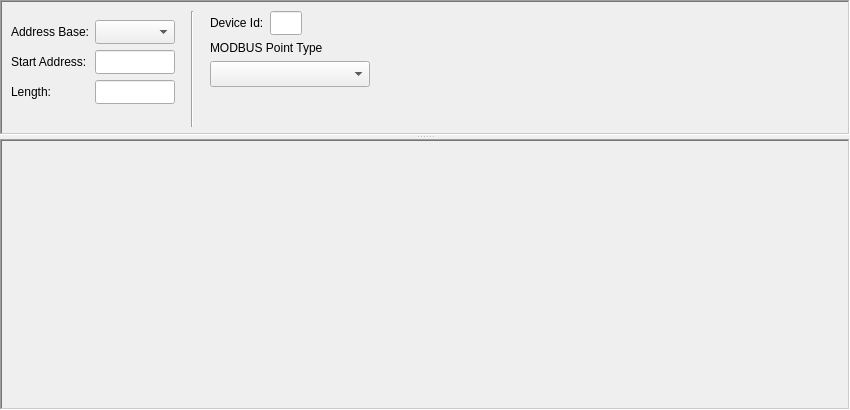
<?xml version="1.0" encoding="UTF-8"?>
<ui version="4.0">
 <class>FormModSim</class>
 <widget class="QWidget" name="FormModSim">
  <property name="geometry">
   <rect>
    <x>0</x>
    <y>0</y>
    <width>850</width>
    <height>410</height>
   </rect>
  </property>
  <layout class="QVBoxLayout" name="verticalLayout_2">
   <property name="spacing">
    <number>0</number>
   </property>
   <property name="leftMargin">
    <number>0</number>
   </property>
   <property name="topMargin">
    <number>0</number>
   </property>
   <property name="rightMargin">
    <number>0</number>
   </property>
   <property name="bottomMargin">
    <number>0</number>
   </property>
   <item>
    <widget class="QStackedWidget" name="stackedWidget">
     <widget class="QWidget" name="page1">
      <layout class="QVBoxLayout" name="verticalLayout">
       <property name="spacing">
        <number>0</number>
       </property>
       <property name="leftMargin">
        <number>0</number>
       </property>
       <property name="topMargin">
        <number>0</number>
       </property>
       <property name="rightMargin">
        <number>0</number>
       </property>
       <property name="bottomMargin">
        <number>0</number>
       </property>
       <item>
        <widget class="QSplitter" name="splitter">
         <property name="frameShape">
          <enum>QFrame::NoFrame</enum>
         </property>
         <property name="orientation">
          <enum>Qt::Vertical</enum>
         </property>
         <property name="childrenCollapsible">
          <bool>false</bool>
         </property>
         <widget class="QFrame" name="frameDataDefinition">
          <property name="autoFillBackground">
           <bool>true</bool>
          </property>
          <property name="frameShape">
           <enum>QFrame::WinPanel</enum>
          </property>
          <property name="frameShadow">
           <enum>QFrame::Sunken</enum>
          </property>
          <layout class="QHBoxLayout" name="horizontalLayout_3">
           <property name="spacing">
            <number>16</number>
           </property>
           <property name="bottomMargin">
            <number>0</number>
           </property>
           <item>
            <layout class="QHBoxLayout" name="horizontalLayout_2">
             <property name="spacing">
              <number>16</number>
             </property>
             <property name="bottomMargin">
              <number>6</number>
             </property>
             <item>
              <widget class="QFrame" name="frame_5">
               <property name="frameShape">
                <enum>QFrame::NoFrame</enum>
               </property>
               <property name="frameShadow">
                <enum>QFrame::Raised</enum>
               </property>
               <layout class="QFormLayout" name="formLayout">
                <property name="leftMargin">
                 <number>0</number>
                </property>
                <property name="rightMargin">
                 <number>0</number>
                </property>
                <item row="1" column="0">
                 <widget class="QLabel" name="labelAddress">
                  <property name="text">
                   <string>Start Address:</string>
                  </property>
                 </widget>
                </item>
                <item row="2" column="0">
                 <widget class="QLabel" name="labelLength">
                  <property name="text">
                   <string>Length:</string>
                  </property>
                 </widget>
                </item>
                <item row="2" column="1">
                 <widget class="NumericLineEdit" name="lineEditLength">
                  <property name="sizePolicy">
                   <sizepolicy hsizetype="Preferred" vsizetype="Fixed">
                    <horstretch>0</horstretch>
                    <verstretch>0</verstretch>
                   </sizepolicy>
                  </property>
                  <property name="minimumSize">
                   <size>
                    <width>0</width>
                    <height>24</height>
                   </size>
                  </property>
                  <property name="maximumSize">
                   <size>
                    <width>80</width>
                    <height>16777215</height>
                   </size>
                  </property>
                  <property name="contextMenuPolicy">
                   <enum>Qt::NoContextMenu</enum>
                  </property>
                  <property name="acceptDrops">
                   <bool>false</bool>
                  </property>
                 </widget>
                </item>
                <item row="1" column="1">
                 <widget class="NumericLineEdit" name="lineEditAddress">
                  <property name="sizePolicy">
                   <sizepolicy hsizetype="Preferred" vsizetype="Fixed">
                    <horstretch>0</horstretch>
                    <verstretch>0</verstretch>
                   </sizepolicy>
                  </property>
                  <property name="minimumSize">
                   <size>
                    <width>0</width>
                    <height>24</height>
                   </size>
                  </property>
                  <property name="maximumSize">
                   <size>
                    <width>80</width>
                    <height>16777215</height>
                   </size>
                  </property>
                  <property name="contextMenuPolicy">
                   <enum>Qt::NoContextMenu</enum>
                  </property>
                  <property name="acceptDrops">
                   <bool>false</bool>
                  </property>
                 </widget>
                </item>
                <item row="0" column="0">
                 <widget class="QLabel" name="labelAddressBase">
                  <property name="text">
                   <string>Address Base:</string>
                  </property>
                 </widget>
                </item>
                <item row="0" column="1">
                 <widget class="AddressBaseComboBox" name="comboBoxAddressBase">
                  <property name="minimumSize">
                   <size>
                    <width>0</width>
                    <height>24</height>
                   </size>
                  </property>
                 </widget>
                </item>
               </layout>
              </widget>
             </item>
             <item>
              <widget class="Line" name="line">
               <property name="orientation">
                <enum>Qt::Vertical</enum>
               </property>
              </widget>
             </item>
             <item>
              <widget class="QFrame" name="frame_4">
               <property name="sizePolicy">
                <sizepolicy hsizetype="Fixed" vsizetype="Preferred">
                 <horstretch>0</horstretch>
                 <verstretch>0</verstretch>
                </sizepolicy>
               </property>
               <property name="frameShape">
                <enum>QFrame::NoFrame</enum>
               </property>
               <layout class="QVBoxLayout" name="verticalLayout_5">
                <property name="leftMargin">
                 <number>0</number>
                </property>
                <property name="topMargin">
                 <number>0</number>
                </property>
                <property name="rightMargin">
                 <number>0</number>
                </property>
                <property name="bottomMargin">
                 <number>0</number>
                </property>
                <item>
                 <layout class="QHBoxLayout" name="horizontalLayout">
                  <item>
                   <widget class="QLabel" name="labelDeviceId">
                    <property name="text">
                     <string>Device Id:</string>
                    </property>
                   </widget>
                  </item>
                  <item>
                   <widget class="NumericLineEdit" name="lineEditDeviceId">
                    <property name="sizePolicy">
                     <sizepolicy hsizetype="Fixed" vsizetype="Fixed">
                      <horstretch>0</horstretch>
                      <verstretch>0</verstretch>
                     </sizepolicy>
                    </property>
                    <property name="minimumSize">
                     <size>
                      <width>0</width>
                      <height>24</height>
                     </size>
                    </property>
                    <property name="maximumSize">
                     <size>
                      <width>32</width>
                      <height>16777215</height>
                     </size>
                    </property>
                    <property name="contextMenuPolicy">
                     <enum>Qt::NoContextMenu</enum>
                    </property>
                    <property name="acceptDrops">
                     <bool>false</bool>
                    </property>
                    <property name="alignment">
                     <set>Qt::AlignCenter</set>
                    </property>
                   </widget>
                  </item>
                  <item>
                   <spacer name="horizontalSpacer_2">
                    <property name="orientation">
                     <enum>Qt::Horizontal</enum>
                    </property>
                    <property name="sizeHint" stdset="0">
                     <size>
                      <width>40</width>
                      <height>20</height>
                     </size>
                    </property>
                   </spacer>
                  </item>
                 </layout>
                </item>
                <item>
                 <widget class="QLabel" name="labelMobusPointType">
                  <property name="text">
                   <string>MODBUS Point Type</string>
                  </property>
                  <property name="alignment">
                   <set>Qt::AlignLeading|Qt::AlignLeft|Qt::AlignVCenter</set>
                  </property>
                 </widget>
                </item>
                <item>
                 <widget class="PointTypeComboBox" name="comboBoxModbusPointType">
                  <property name="sizePolicy">
                   <sizepolicy hsizetype="Fixed" vsizetype="Fixed">
                    <horstretch>0</horstretch>
                    <verstretch>0</verstretch>
                   </sizepolicy>
                  </property>
                  <property name="minimumSize">
                   <size>
                    <width>160</width>
                    <height>26</height>
                   </size>
                  </property>
                  <property name="focusPolicy">
                   <enum>Qt::StrongFocus</enum>
                  </property>
                  <property name="frame">
                   <bool>true</bool>
                  </property>
                 </widget>
                </item>
                <item>
                 <spacer name="verticalSpacer">
                  <property name="orientation">
                   <enum>Qt::Vertical</enum>
                  </property>
                  <property name="sizeHint" stdset="0">
                   <size>
                    <width>20</width>
                    <height>40</height>
                   </size>
                  </property>
                 </spacer>
                </item>
               </layout>
              </widget>
             </item>
            </layout>
           </item>
           <item>
            <spacer name="horizontalSpacer_3">
             <property name="orientation">
              <enum>Qt::Horizontal</enum>
             </property>
             <property name="sizeType">
              <enum>QSizePolicy::Fixed</enum>
             </property>
             <property name="sizeHint" stdset="0">
              <size>
               <width>318</width>
               <height>20</height>
              </size>
             </property>
            </spacer>
           </item>
           <item>
            <spacer name="horizontalSpacer">
             <property name="orientation">
              <enum>Qt::Horizontal</enum>
             </property>
             <property name="sizeHint" stdset="0">
              <size>
               <width>120</width>
               <height>20</height>
              </size>
             </property>
            </spacer>
           </item>
          </layout>
         </widget>
         <widget class="QFrame" name="frameOutput">
          <property name="sizePolicy">
           <sizepolicy hsizetype="Preferred" vsizetype="Preferred">
            <horstretch>0</horstretch>
            <verstretch>1</verstretch>
           </sizepolicy>
          </property>
          <property name="frameShape">
           <enum>QFrame::WinPanel</enum>
          </property>
          <property name="frameShadow">
           <enum>QFrame::Sunken</enum>
          </property>
          <layout class="QVBoxLayout" name="verticalLayout_3">
           <property name="spacing">
            <number>0</number>
           </property>
           <property name="leftMargin">
            <number>0</number>
           </property>
           <property name="topMargin">
            <number>0</number>
           </property>
           <property name="rightMargin">
            <number>0</number>
           </property>
           <property name="bottomMargin">
            <number>0</number>
           </property>
           <item>
            <widget class="OutputWidget" name="outputWidget" native="true">
             <property name="autoFillBackground">
              <bool>true</bool>
             </property>
            </widget>
           </item>
          </layout>
         </widget>
        </widget>
       </item>
      </layout>
     </widget>
     <widget class="QWidget" name="page2">
      <layout class="QVBoxLayout" name="verticalLayout_4">
       <property name="spacing">
        <number>0</number>
       </property>
       <property name="leftMargin">
        <number>0</number>
       </property>
       <property name="topMargin">
        <number>0</number>
       </property>
       <property name="rightMargin">
        <number>0</number>
       </property>
       <property name="bottomMargin">
        <number>0</number>
       </property>
       <item>
        <widget class="ScriptControl" name="scriptControl" native="true"/>
       </item>
      </layout>
     </widget>
    </widget>
   </item>
  </layout>
 </widget>
 <customwidgets>
  <customwidget>
   <class>NumericLineEdit</class>
   <extends>QLineEdit</extends>
   <header>numericlineedit.h</header>
  </customwidget>
  <customwidget>
   <class>PointTypeComboBox</class>
   <extends>QComboBox</extends>
   <header>pointtypecombobox.h</header>
  </customwidget>
  <customwidget>
   <class>OutputWidget</class>
   <extends>QWidget</extends>
   <header>outputwidget.h</header>
   <container>1</container>
  </customwidget>
  <customwidget>
   <class>AddressBaseComboBox</class>
   <extends>QComboBox</extends>
   <header>addressbasecombobox.h</header>
  </customwidget>
  <customwidget>
   <class>ScriptControl</class>
   <extends>QWidget</extends>
   <header>scriptcontrol.h</header>
   <container>1</container>
  </customwidget>
 </customwidgets>
 <tabstops>
  <tabstop>lineEditAddress</tabstop>
  <tabstop>lineEditLength</tabstop>
  <tabstop>lineEditDeviceId</tabstop>
  <tabstop>comboBoxModbusPointType</tabstop>
 </tabstops>
 <resources/>
 <connections/>
</ui>
